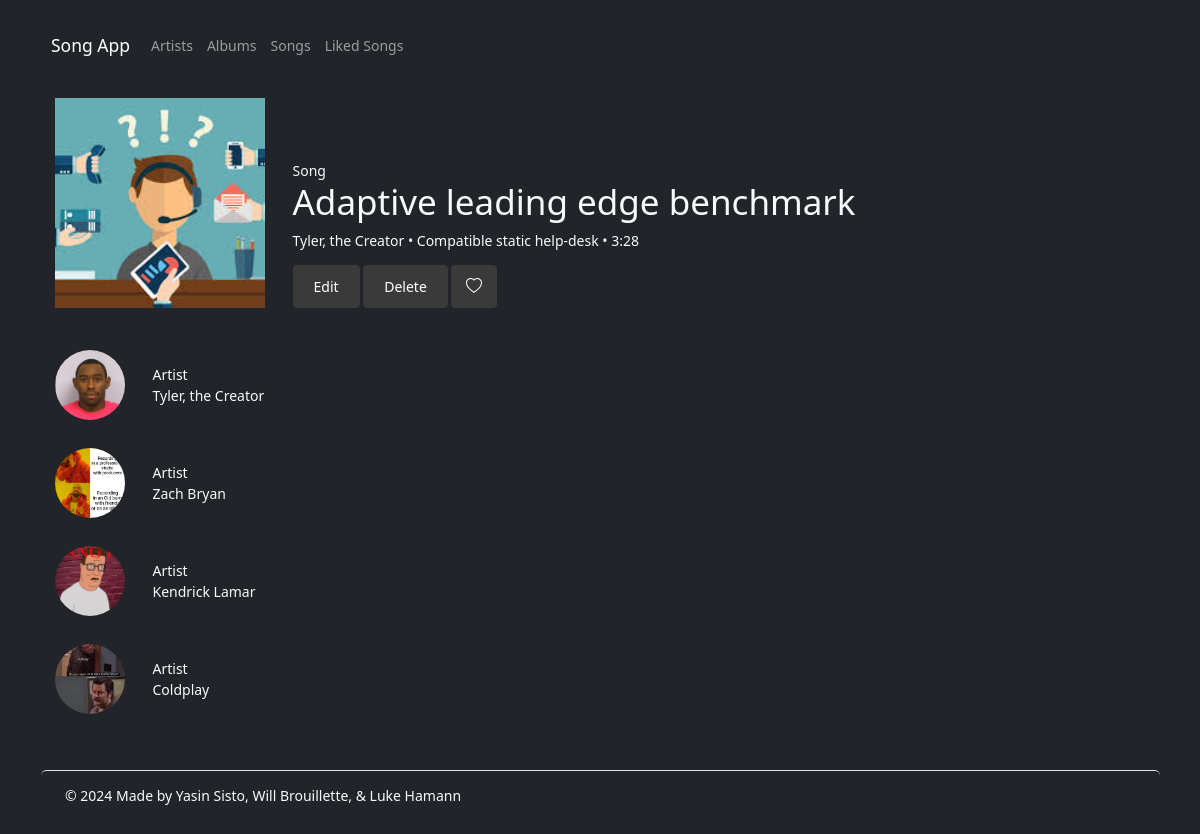
The app's page /?action=viewSong&songId=2 with its own data.
### tables this page shows
CREATE TABLE songs (
    id      int           AUTO_INCREMENT,
    name    varchar(1023) NOT NULL,
    length  int           NOT NULL,
    albumId int           NOT NULL,
    PRIMARY KEY (id),
    CONSTRAINT songsFkAlbumId FOREIGN KEY (albumId) REFERENCES albums(id)
        ON DELETE CASCADE
);

CREATE TABLE albums (
    id        int           AUTO_INCREMENT,
    name      varchar(127)  NOT NULL,
    imagePath varchar(1023) NOT NULL,
    artistId  int           NOT NULL,
    PRIMARY KEY (id),
    CONSTRAINT albumsUkNameArtistId UNIQUE (name, artistId),
    CONSTRAINT albumsFkArtistId FOREIGN KEY (artistId) REFERENCES artists(id)
        ON DELETE CASCADE
);

### index.php (called while the page is built, shortened)
<?php
require('models/_database.php');
require('models/songs.php');
require('controllers/songsController.php');

### models/songs.php (called while the page is built, shortened)
<?php
function getSong(int $songId) : array
{
    global $db;
    $query = 'SELECT songs.id id, songs.name name, songs.length length,
                     songs.albumId albumId, albums.name albumName,
                     albums.imagePath imagePath
              FROM songs
                  JOIN albums ON songs.albumId = albums.id
              WHERE songs.id = :songId';
    $statement = $db->prepare($query);
    $statement->bindValue(':songId', $songId);
    $statement->execute();
    $song = $statement->fetch();
    $query = 'SELECT artists.id id, artists.name name,
                     artists.imagePath imagePath
              FROM songs
                  JOIN albums ON songs.albumId = albums.id
                  JOIN artists ON albums.artistId = artists.id
              WHERE songs.id = :songId
              UNION
              SELECT artists.id, artists.name, artists.imagePath
              FROM artistsSongs
                  JOIN artists ON artistsSongs.artistId = artists.id
              WHERE artistsSongs.songId = :songId';
    $statement = $db->prepare($query);
    $statement->bindValue(':songId', $songId);
    $statement->execute();
    $artists = $statement->fetchAll();
    $song['artists'] = $artists;
    return $song;
}
?>

### views/_helpers/formatTime.php (called while the page is built)
<?php
function formatTime(int $duration, bool $humanMode = TRUE) : string
{
    $hours = intdiv($duration, 60 * 60);
    $seconds = $duration - ($hours * 60 * 60);
    $minutes = intdiv($seconds, 60);
    $seconds -= $minutes * 60;
    if ($humanMode)
    {
        $hours_f = "$hours hr" . ($hours == 1 ? '' : 's');
        $minutes_f = "$minutes min" . ($minutes == 1 ? '' : 's');
        $seconds_f = "$seconds sec" . ($seconds == 1 ? '' : 's');
        if ($duration < 60)
        {
            $output = $seconds_f;
        }
        else if ($duration < 60 * 60)
        {
            $output = $minutes_f . ($seconds > 0 ? " $seconds_f" : '');
        }
        else
        {
            $output = $hours_f . ($minutes > 0 ? " $minutes_f" : '');
        }
    }
    else
    {
        $seconds_padded = str_pad($seconds, 2, '0', STR_PAD_LEFT);
        $minutes_padded = str_pad($minutes, 2, '0', STR_PAD_LEFT);
        if ($duration < 60 * 60)
        {
            $output = "$minutes:$seconds_padded";
        }
        else
        {
            $output = "$hours:$minutes_padded:$seconds_padded";
        }
    }
    return $output;
}
?>

### views/songs/songInfo.php (the view, shortened to what this page needs)
<?php require('views/_helpers/formatTime.php'); ?>
<?php include('views/_partials/header.php'); ?>
<div class="d-flex flex-wrap">
    <div class="p-3">
        <img src="<?php echo htmlspecialchars($song['imagePath']); ?>" class="album-cover" />
    </div>
    <div class="p-3 d-flex flex-column justify-content-end">
        <div class="m-0">Song</div>
        <h1>
            <?php echo htmlspecialchars($song['name']); ?>
        </h1>
        <div>
            <?php $primaryArtist = $song['artists'][0]; ?>
            <a href="?action=viewArtist&artistId=<?php echo $primaryArtist['id']; ?>"
                class="link-light link-underline-opacity-0 link-underline-opacity-100-hover"><?php echo $primaryArtist['name']; ?></a>
            &#x2022;
            <a href="?action=viewAlbum&albumId=<?php echo $song['albumId']; ?>"
                class="link-light link-underline-opacity-0 link-underline-opacity-100-hover"><?php echo $song['albumName']; ?></a>
            &#x2022;
            <?php echo formatTime($song['length'], FALSE); ?>
        </div>
        <div class="pt-3">
            <a href=".?action=songForm&songId=<?php echo $song['id']; ?>"
                class="btn btn-warning">
                Edit
            </a>
            <a href=".?action=deleteSong&songId=<?php echo $song['id']; ?>"
                class="btn btn-danger">
                Delete
            </a>
            <form action="." method="post" class="d-inline">
                <?php
                    if (in_array($song['id'], $_SESSION['likedSongIds']))
                    {
                        $class = 'unlike';
                    }
                    else
                    {
                        $class = 'like';
                    }
                ?>
                <button type="submit" class="btn btn-<?php echo $class; ?>">
                </button>
            </form>
        </div>
    </div>
</div>
<section class="pt-3">
    <?php foreach ($song['artists'] as $artist) : ?>
        <div class="d-flex">
            <div class="p-3">
                <a href="?action=viewArtist&artistId=<?php echo $artist['id']; ?>">
                    <img src="<?php echo $artist['imagePath']; ?>" class="artist-profile-image"/>
                </a>
            </div>
            <div class="p-3 d-flex flex-column justify-content-center">
                <div>Artist</div>
                <div>
                    <a href="?action=viewArtist&artistId=<?php echo $artist['id']; ?>"
                        class="link-light link-underline-opacity-0 link-underline-opacity-100-hover">
                        <?php echo htmlspecialchars($artist['name']); ?>
                    </a>
                </div>
            </div>
        </div>
    <?php endforeach; ?>
</section>
<?php include('views/_partials/footer.php'); ?>

### css/site.css (style rules this page uses)
:root { font-family: 'Arial', sans-serif; font-size: 14px; position: relative; min-height: 100%; }
body { background-color: #121212; color: #e0e0e0; }
.album-cover { aspect-ratio: 1 / 1; display: block; object-fit: cover; width: 15rem; max-width: 100%; }
.artist-profile-image { aspect-ratio: 1/1; border-radius: 1000px; object-fit: cover; max-width: 5rem; }
.btn { background-color: #3a3a3a; color: #fff; border: none; border-radius: 0.3rem; padding: 0.8rem 1.5rem; }
.btn-like, .btn-unlike { background-color: #c5c5c5; filter: invert(100%); background-position: center; background-repeat: no-repeat; }
.btn-like { background-image: url('../lib/bootstrap/icons/heart.svg'); }

### records on screen
songs: albumId.imagePath (picture), name "Adaptive leading edge benchmark", albumId.name "Compatible static help-desk", length "3:28"

### other values on screen
$primaryArtist['name'] "Tyler, the Creator"
$artist['name'] "Tyler, the Creator"
$artist['name'] "Zach Bryan"
$artist['name'] "Kendrick Lamar"
$artist['name'] "Coldplay"
